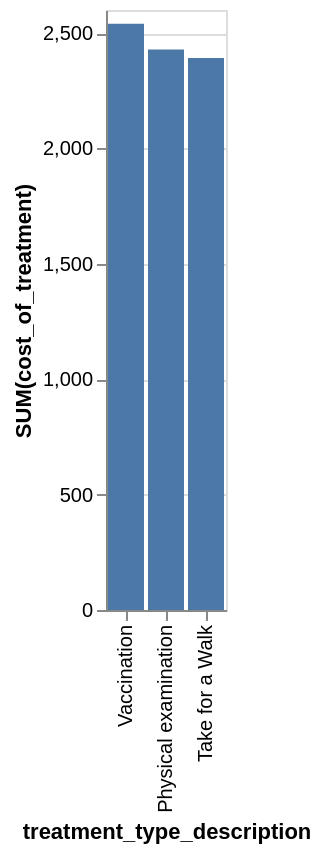

Specify this chart in Vega-Lite:
### Vega-Lite specification from a JSON file in a GitHub repository (floating-point values rounded to 4 significant figures)
{"data": {"values": [{"x_data": "Vaccination", "y_data": 2540}, {"x_data": "Physical examination", "y_data": 2429}, {"x_data": "Take for a Walk", "y_data": 2392}]}, "mark": "bar", "encoding": {"x": {"field": "x_data", "type": "nominal", "title": "treatment_type_description", "sort": {"op": "sum", "field": "y_data", "order": "descending"}}, "y": {"field": "y_data", "type": "quantitative", "title": "SUM(cost_of_treatment)"}}}
